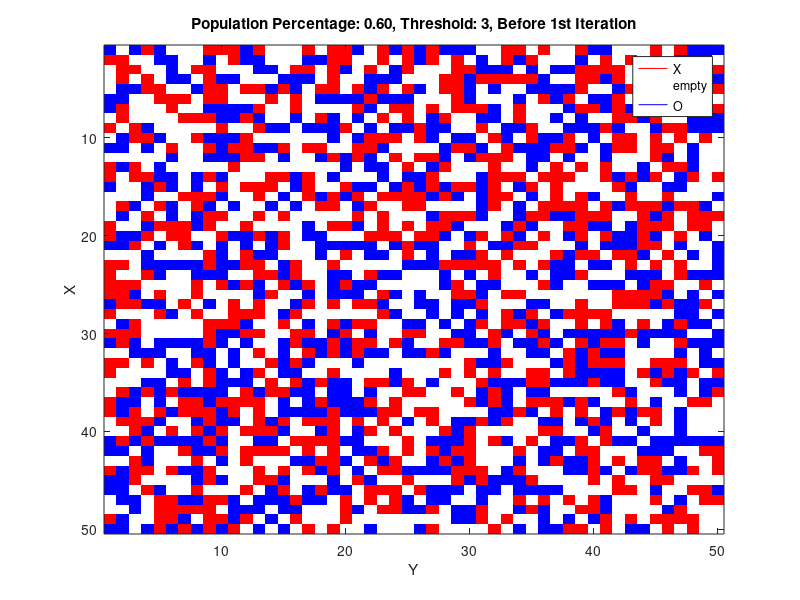
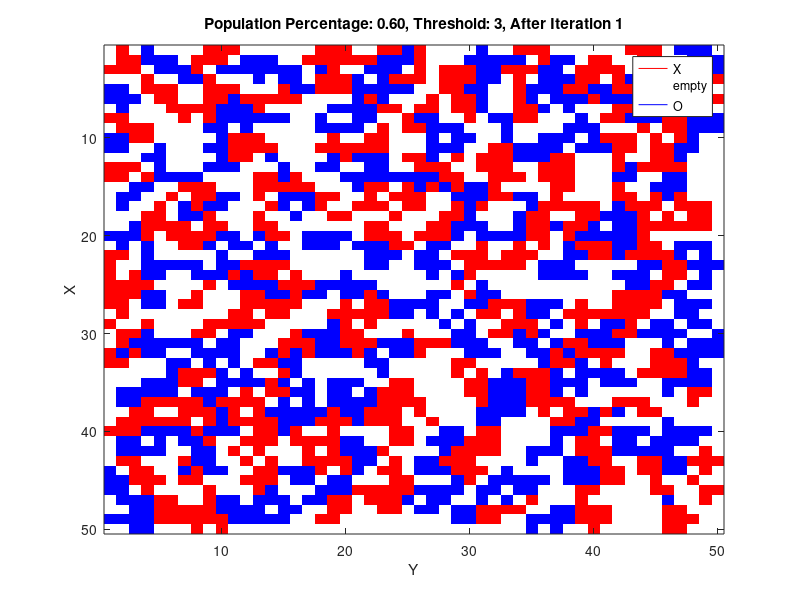

Recreate these plots in MATLAB, in order. (Note: a time limit stopped this script after it produced the figures.)
function [] = schelling()
    clc;
    clear;
    close all;

    mkdir('images');

    thresholds = [3, 4, 5]; % update as necessary
    popPers = [0.6, 0.8]; % update as necessary
    simluations = size(thresholds, 2) * size(popPers, 2);

    parfor sim = 1:simluations
        threshold = thresholds(ceil(sim / size(popPers, 2)));
        popPer = popPers(mod(sim - 1, size(popPers, 2)) + 1);

        % Initialize grid
        grid = initGrid(popPer, threshold);

        if threshold == 5
            thresholdStr = 'Threshold: 3-80%, 5-20%';
            abbThresholdStr = 'Threshold3&5';
        else
            thresholdStr = sprintf('Threshold: %d', threshold);
            abbThresholdStr = sprintf('Threshold%d', threshold);
        end

        % Save and display First Grid
        figure
        displayGrid(grid, sprintf('Population Percentage: %0.2f, %s, Before 1st Iteration', popPer, thresholdStr))
        saveas(gcf, sprintf('images/Pop%0.2f_%s_Initial.png', popPer, abbThresholdStr));

        mainModel(grid, popPer, threshold);
    end

end

function grid = initGrid(populationPercentage, threshold)

    if threshold == 5
        ratio = [zeros(1, cast(populationPercentage * 10, "int8")) + 5, zeros(1, cast(populationPercentage * 40, "int8")) + 3, zeros(1, cast((1 - populationPercentage) * 100, "int8")), zeros(1, populationPercentage * 40) - 3, zeros(1, cast(populationPercentage * 10, "int8")) - 5];
    else
        ratio = [zeros(1, cast(populationPercentage * 50, "int8")) + threshold, zeros(1, cast((1 - populationPercentage) * 100, "int8")), zeros(1, cast(populationPercentage * 50, "int8")) - threshold];
    end

    temp = repmat(ratio, 1, 25); % randomly repeat this for 500 times
    temp = temp(randperm(numel(temp))); % Jumble up those entries
    grid = reshape(temp, [50, 50]);
end

function [] = displayGrid(currGrid, titleString)
    imagesc(currGrid)
    cmap = flag(3);
    colormap(cmap);
    hold on
    entry = line(ones(3), ones(3));
    set(entry, {'color'}, mat2cell(cmap, ones(1, 3), 3));
    legend('X', 'empty', 'O')
    title(titleString)
    xlabel('Y')
    ylabel('X')
    hold off
end

function [] = mainModel(grid, popPer, threshold)
    iterations = 1;
    maxIterations = 25;
    imgSaveItr = 5;

    while (iterations <= maxIterations)

        if threshold == 5
            thresholdStr = 'Threshold: 3-80%, 5-20%';
            abbThresholdStr = 'Threshold3&5';
        else
            thresholdStr = sprintf('Threshold: %d', threshold);
            abbThresholdStr = sprintf('Threshold%d', threshold);
        end

        fprintf('Population Percentage: %0.2f, %s, Iteration: %d\n', popPer, thresholdStr, iterations)
        grid = mainShifting(grid);

        if iterations == 1 || (mod(iterations, imgSaveItr) == 0) || iterations == maxIterations
            h = figure;
            displayGrid(grid, sprintf('Population Percentage: %0.2f, %s, After Iteration %d', popPer, thresholdStr, iterations))
            saveas(h, sprintf('images/Pop%0.2f_%s_Iteration%d.png', popPer, abbThresholdStr, iterations));
        end

        iterations = iterations + 1;
    end

end

function grid = mainShifting(grid)
    x = 1;
    y = 2;
    unhappyLocations = getAllUnhappy(grid);

    if isempty(unhappyLocations)
        return
    end

    for unhappyIndex = 1:length(unhappyLocations)
        currSadAgentLoc = unhappyLocations(unhappyIndex, :);
        currSadAgentVal = grid(currSadAgentLoc(x), currSadAgentLoc(y));
        closestValidPoint = getClosestNewValidPoint(currSadAgentVal, currSadAgentLoc, grid);
        grid = swapPoints(currSadAgentLoc, closestValidPoint, grid);
    end

end

function unHappy = getAllUnhappy(currGrid)
    unHappy = [];
    gridSize = size(currGrid);

    for x = 1:gridSize(1)

        for y = 1:gridSize(2)
            currentCellValue = currGrid(x, y);
            location = [x, y];

            if not(isValid(currentCellValue, location, currGrid))
                unHappy = [unHappy; x, y];
            end

        end

    end

end

% Returns a list of empty points in the grid
function emptyCells = getAllEmptyCells(currGrid)
    emptyCells = [];
    EMPTY = 0;
    gridSize = size(currGrid);

    for x = 1:gridSize(1)

        for y = 1:gridSize(2)
            currentCellValue = currGrid(x, y);

            if currentCellValue == EMPTY
                emptyCells = [emptyCells; x, y];
            end

        end

    end

end

% Returns a list of neighbors of 8 indices for a given location
function neighborLocations = getNeighborLocations(loc, currGrid)
    neighborLocations = [];
    x = loc(1);
    y = loc(2);
    gridSize = size(currGrid);

    % Right side
    if x < gridSize(1)
        neighborLocations = [neighborLocations; x + 1, y];

        % Top right
        if y > 1
            neighborLocations = [neighborLocations; x + 1, y - 1];
        end

        % Bottom right
        if y < gridSize(2)
            neighborLocations = [neighborLocations; x + 1, y + 1];
        end

    end

    % Bottom side
    if y < gridSize(2)
        neighborLocations = [neighborLocations; x, y + 1];
    end

    % Left side
    if x > 1
        neighborLocations = [neighborLocations; x - 1, y];

        % Top left
        if y > 1
            neighborLocations = [neighborLocations; x - 1, y - 1];
        end

        % Bottom left
        if y < gridSize(2)
            neighborLocations = [neighborLocations; x - 1, y + 1];
        end

    end

    % Top side
    if y > 1
        neighborLocations = [neighborLocations; x, y - 1];
    end

end

% Returns a list of empty points sorted by distance from the current point
function distanceAndPoints = closestEmptyPoints(currPoint, grid)
    emptyList = getAllEmptyCells(grid);
    distance = [];

    for index = 1:length(emptyList)
        emptyPoint = emptyList(index, :);
        distance = [distance; getChebyshevDistance(currPoint(1), currPoint(2), emptyPoint(1), emptyPoint(2))];
    end

    distanceAndPoints = [distance emptyList];
    distanceAndPoints = sortrows(distanceAndPoints);
end

% Returns the Chebyshev distance between two points
% This is the minimum number of moves a King needs to make to reach the destination
function dist = getChebyshevDistance(x1, y1, x2, y2)
    dist = max([abs(x2 - x1) abs(y2 - y1)]);
end

function validPoint = getClosestNewValidPoint(currAgentVal, currAgentLoc, currGrid)
    found = false;
    sortedDistList = closestEmptyPoints([currAgentLoc(1), currAgentLoc(2)], currGrid);

    % Loop through the distance list to find a valid point
    for index = 1:length(sortedDistList)

        % Get the X and Y values of the current empty location
        currEmptyLoc = sortedDistList(index, 2:3);

        % Check if the current empty location is valid
        if isValid(currAgentVal, currEmptyLoc, currGrid)
            % Found a valid point
            found = true;
            validPoint = currEmptyLoc;
            break
        end

    end

    if found == false
        % Unable to find a new valid point
        validPoint = currAgentLoc;
    end

end

% Check if a given cells neighbors are similar to a given value
function validity = isValid(val, loc, currGrid)

    % If the value is 0, it is always valid
    if val == 0
        validity = true;
        return
    end

    sameNeighbor = 0;
    validity = false;
    neighbors = getNeighborLocations(loc, currGrid);

    for indexNumber = 1:length(neighbors)
        currNeighborLoc = neighbors(indexNumber, :);

        if sign(val) == sign(currGrid(currNeighborLoc(1), currNeighborLoc(2)))
            sameNeighbor = sameNeighbor + 1;
        end

    end

    if sameNeighbor >= abs(val)
        validity = true;
    end

end

% Swaps two points (P1 and P2) in the grid and returns the new grid
function newGrid = swapPoints(P1, P2, currGrid)
    % Save a copy of point 2
    temp = currGrid(P2(1), P2(2));

    % Overwrite point 2 with point 1
    currGrid(P2(1), P2(2)) = currGrid(P1(1), P1(2));

    % Overwrite point 1 with the saved copy of point 2
    currGrid(P1(1), P1(2)) = temp;
    newGrid = currGrid;
end
